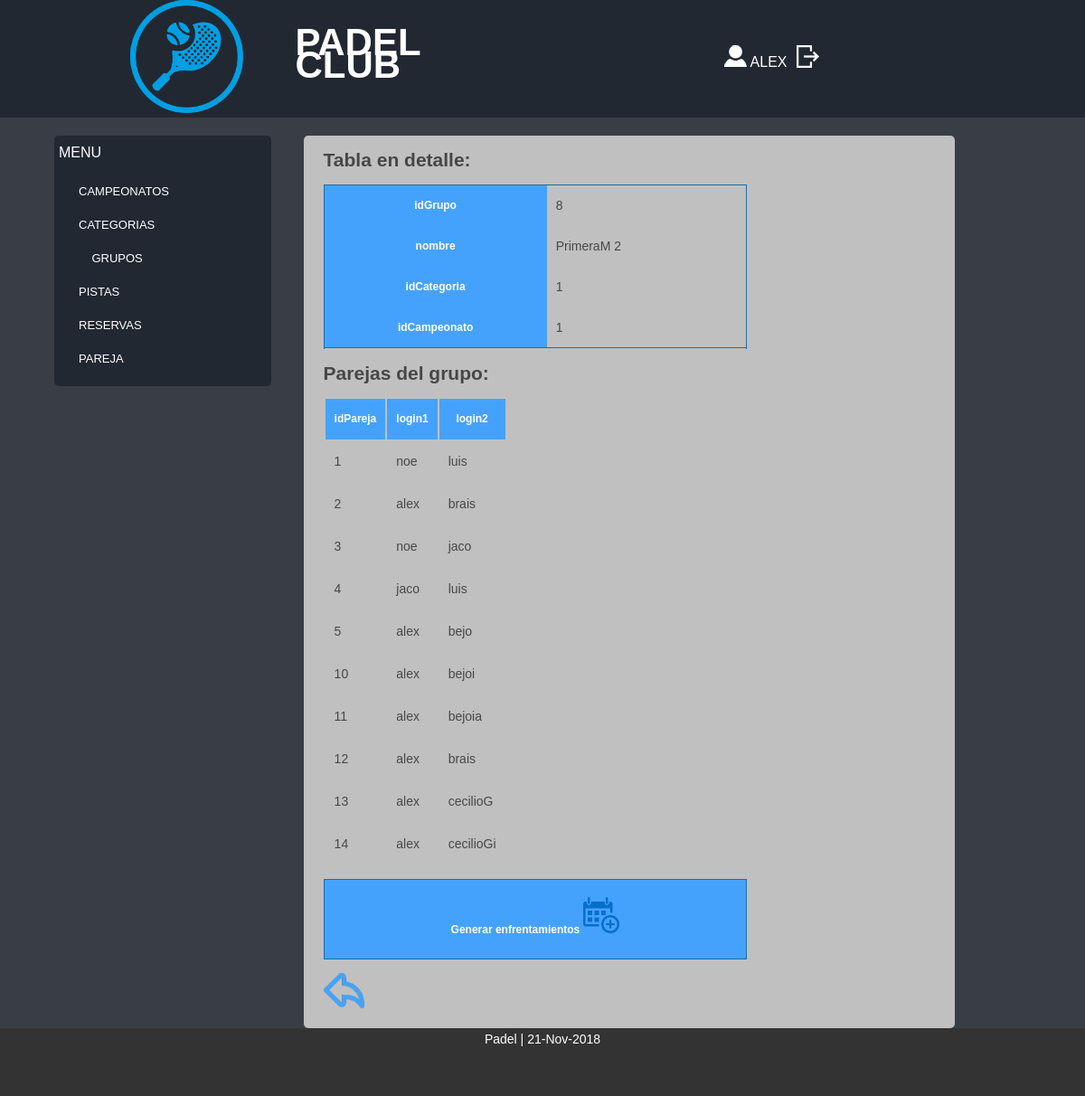
The page /Controllers/GRUPOS_Controller.php?action=SHOWCURRENT&idGrupo=8 (signed in) on the database its author committed.
### tables this page shows
CREATE TABLE `GRUPO` (
  `idGrupo` int(10) NOT NULL,
  `nombre` varchar(30) NOT NULL,
  `idCategoria` int(10) NOT NULL,
  `idCampeonato` int(10) NOT NULL
);

CREATE TABLE `PAREJA` (
  `idPareja` int(10) NOT NULL,
  `login1` varchar(10) NOT NULL,
  `login2` varchar(10) NOT NULL
);

### Models/GRUPOS_Model.php (called while the page is built, shortened)
<?php
class GRUPOS_Model {
	var $idGrupo;
function __construct($idGrupo,$nombre,$idCategoria,$idCampeonato){
	$this->idGrupo = $idGrupo;
	include_once 'Access_DB.php';
	$this->mysqli = ConnectDB();
}
function RellenaDatos(){
    $sql = "SELECT `idGrupo`, `nombre`, `idCategoria`, `idCampeonato` from GRUPO where idGrupo = '$this->idGrupo'";
	$result = $this->mysqli->query($sql);
	if($result ->num_rows >0){
		$tupla = mysqli_fetch_assoc($result);
		return $tupla;
	}
	else{
		return  false;
	}
}
function RellenaParejas(){
    $sql = "SELECT `idPareja`, `login1`, `login2` FROM PAREJA, GRUPO_PAREJA WHERE idPareja = ParejaidPareja AND GrupoidGrupo = '$this->idGrupo'";
	$result = $this->mysqli->query($sql);
	if($result ->num_rows >0){
		$j = 0;
		while($tupla = mysqli_fetch_assoc($result)){
		   $tuplas[$j] = $tupla;
		   $j++;
		}
		return $tuplas;
	}
	else{
		return  false;
	}
}
}
?>

### Models/Access_DB.php (called while the page is built)
<?php
function ConnectDB()
{
    $mysqli = new mysqli("", 'root', '' , 'ABP_11');
	if ($mysqli->connect_errno) {
		include '../View/MESSAGE_View.php';
		new MESSAGE("Fallo al conectar a MySQL: (" . $mysqli->connect_errno . ") " . $mysqli->connect_error, './index.php');
		return false;
	}
	else{
		return $mysqli;
	}
}
?>

### Views/GRUPO_SHOWCURRENT_View.php (the view)
<?php
class GRUPO_SHOWCURRENT {
	function __construct($array,$array2,$volver,$lista,$lista2){
		$this->datos = $array;
		$this->datospa = $array2;
		$this->volver = $volver;
		$this->lista = $lista;
		$this->listapa = $lista2;
		$this->render();
	}
	function render(){
		include 'Header.php';
?>
<h2>Tabla en detalle:</h2>
				<table class="tablas">
					<?php
							for($j=0;$j<count($this->lista);$j++){
								echo "<tr>";
								if(($this->lista)[$j]!='Ruta'){
									echo "<th>".($this->lista)[$j]."</th><td>".$this->datos[($this->lista)[$j]]."</td>";
								}else{
									echo "<th>".($this->lista)[$j]."</th><td><a href='".$this->datos[($this->lista)[$j]]."' target='_blank'>".$this->datos[($this->lista)[$j]]."</a></td>";
									}
								echo "<tr>";
							}
					?>
				</table>
<h2>Parejas del grupo:</h2>
				<table>
					<?php
						if($this->datospa!=null){
							for($i=0; $i<count($this->listapa);$i++){
								echo "<th>".$this->listapa[$i]."</th>";
							}
							for($j=0;$j<count($this->datospa);$j++){
								echo "<tr>";
								for($i=0; $i<count($this->listapa);$i++){
										echo "<td>".$this->datospa[$j][($this->listapa)[$i]]."</td>";
								}
							}
						}else{
							echo "&nbsp;&nbspTodavía no hay parejas asignadas a este grupo.";
						}
					?>
				</table>
				<table class="tablas"><tr><th>
				<p>Generar enfrentamientos
					<?php
					echo '<a href="'.$_SERVER['PHP_SELF'].'?action=GENERAR&'.($this->lista)[0].'='.$this->datos[($this->lista)[0]].'&'.($this->lista)[2].'='.$this->datos[($this->lista)[2]].'&'.($this->lista)[3].'='.$this->datos[($this->lista)[3]].'"><img src="../Views/images/generarcalendario.png" width="40" size"40" title="Generar" alt="Generar"></a>';
					?>
					</p></th></tr>
			</table>
				<p><a href="<?php echo $this->volver?>"><img src="../Views/images/atras.png" title="Atrás" alt="Atrás"></a></p>
<?php
	include 'Footer.php';
	}
}
?>

### Views/css/style.css (style rules this page uses)
* { margin:0px; padding:0px; }
html, body { width:100%; padding:0; margin:0; }
body { background: #393E46;color: #474747;font: 14px/25px Arial, Helvetica, sans-serif; }
.content a { text-decoration:none; font-size:16px; }
.content p,h2,h3,h4,form,table { margin-left:3%; margin-right:3%; margin-top:2%; margin-bottom:2%; }
.tablas { border: 1px solid #1C6EA4; border-collapse: collapse; overflow-x:auto; }
td { padding:10px; }
th { background-color: #45A2FC; padding:10px; color: #FFFFFF; font-size: 12px; }

### rows shown on the page
grupo: idGrupo "8", nombre "PrimeraM 2", idCategoria "1", idCampeonato "1"
pareja: idPareja "1", login1 "noe", login2 "luis"
pareja: idPareja "2", login1 "alex", login2 "brais"
pareja: idPareja "3", login1 "noe", login2 "jaco"
pareja: idPareja "4", login1 "jaco", login2 "luis"
pareja: idPareja "5", login1 "alex", login2 "bejo"
pareja: idPareja "10", login1 "alex", login2 "bejoi"
pareja: idPareja "11", login1 "alex", login2 "bejoia"
pareja: idPareja "12", login1 "alex", login2 "brais"
pareja: idPareja "13", login1 "alex", login2 "cecilioG"
pareja: idPareja "14", login1 "alex", login2 "cecilioGi"

### other values the page prints
$_SESSION['login'] "ALEX"
$this->listapa[$i] "idPareja"
$this->listapa[$i] "login1"
$this->listapa[$i] "login2"
date("d-M-Y", mktime()) "21-Nov-2018"
